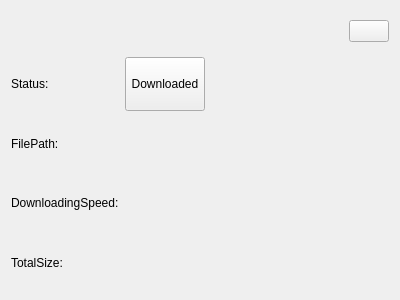
<?xml version="1.0" encoding="UTF-8"?>
<ui version="4.0">
 <class>DownloadedInfoWidget</class>
 <widget class="QWidget" name="DownloadedInfoWidget">
  <property name="geometry">
   <rect>
    <x>0</x>
    <y>0</y>
    <width>400</width>
    <height>300</height>
   </rect>
  </property>
  <property name="windowTitle">
   <string>DownloadedInfoWidget</string>
  </property>
  <layout class="QGridLayout" name="gridLayout_2">
   <item row="3" column="0">
    <widget class="QLabel" name="labelFilePathIdentifier">
     <property name="text">
      <string>FilePath:</string>
     </property>
    </widget>
   </item>
   <item row="0" column="3">
    <widget class="QPushButton" name="btnClose">
     <property name="icon">
         <iconset theme=":/icon/close.svg"/>
     </property>
     <property name="_vanillaStyle_Patch" stdset="0">
      <string>CleanButtonPatch</string>
     </property>
    </widget>
   </item>
   <item row="5" column="0">
    <widget class="QLabel" name="labelTotalSizeIdentifier">
     <property name="text">
      <string>TotalSize:</string>
     </property>
    </widget>
   </item>
   <item row="2" column="0">
    <widget class="QLabel" name="labelStatusIdentifier">
     <property name="text">
      <string>Status:</string>
     </property>
    </widget>
   </item>
   <item row="0" column="2">
    <spacer name="horizontalSpacer">
     <property name="orientation">
      <enum>Qt::Horizontal</enum>
     </property>
     <property name="sizeHint" stdset="0">
      <size>
       <width>20</width>
       <height>40</height>
      </size>
     </property>
    </spacer>
   </item>
   <item row="4" column="0">
    <widget class="QLabel" name="labelSpeedIdentifier">
     <property name="text">
      <string>DownloadingSpeed:</string>
     </property>
    </widget>
   </item>
   <item row="2" column="1">
    <widget class="QPushButton" name="btnStatus">
     <property name="sizePolicy">
      <sizepolicy hsizetype="Minimum" vsizetype="Minimum">
       <horstretch>0</horstretch>
       <verstretch>0</verstretch>
      </sizepolicy>
     </property>
     <property name="layoutDirection">
      <enum>Qt::RightToLeft</enum>
     </property>
     <property name="text">
      <string>Downloaded</string>
     </property>
     <property name="checkable">
      <bool>false</bool>
     </property>
     <property name="_vanillaStyle_Patch" stdset="0">
      <string>CleanButtonPatch</string>
     </property>
    </widget>
   </item>
   <item row="3" column="1" colspan="3">
    <widget class="QLabel" name="labelFilePath">
     <property name="text">
      <string/>
     </property>
    </widget>
   </item>
   <item row="4" column="1" colspan="3">
    <widget class="QLabel" name="labelSpeed">
     <property name="text">
      <string/>
     </property>
    </widget>
   </item>
   <item row="5" column="1" colspan="3">
    <widget class="QLabel" name="labelTotalSize">
     <property name="text">
      <string/>
     </property>
    </widget>
   </item>
  </layout>
 </widget>
 <resources/>
 <connections/>
</ui>
